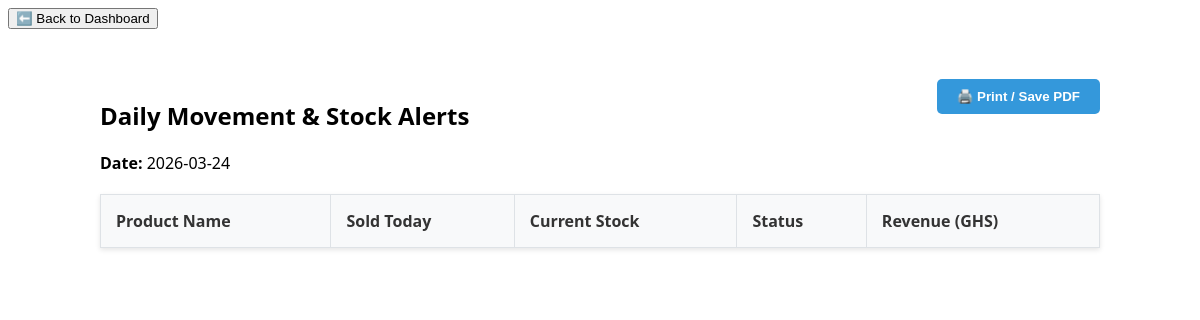
/reports/daily_items (signed in), run on an earlier commit of the app's database.
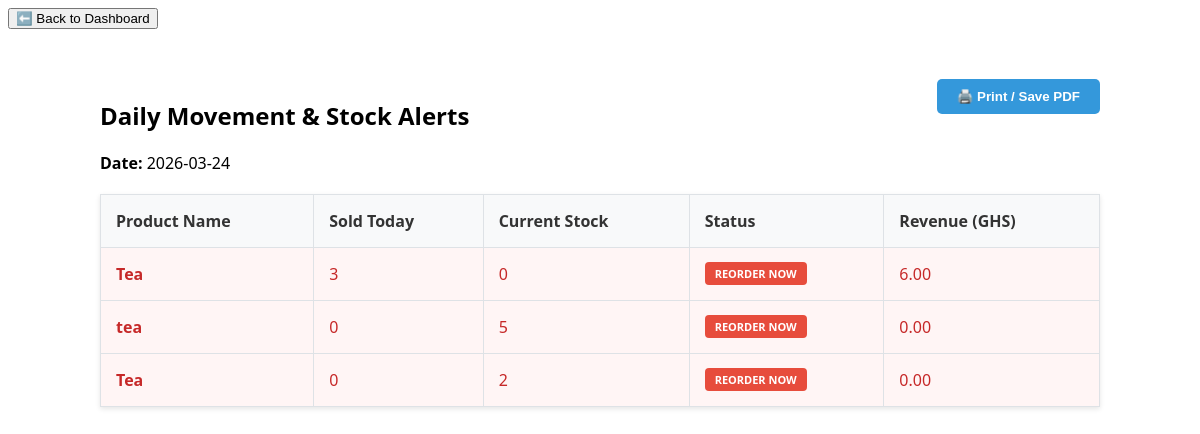
And on a later commit of the database.
### tables this page shows
CREATE TABLE products (
            id INTEGER PRIMARY KEY AUTOINCREMENT, 
            name TEXT NOT NULL,
            category TEXT DEFAULT 'General', 
            sell_price REAL NOT NULL, 
            quantity INTEGER NOT NULL CHECK(quantity >= 0),
            is_active INTEGER DEFAULT 1,
            min_stock_level INTEGER DEFAULT 5,
            date_added DATETIME DEFAULT CURRENT_TIMESTAMP);

### app.py (the view)
@app.route('/reports/daily_items')
@admin_required
def daily_items_report():
    target_date = request.args.get('date', datetime.now().strftime('%Y-%m-%d'))
    db = get_db()
    report_data = db.execute('''
        SELECT
            p.name,
            p.quantity,
            p.min_stock_level,
            SUM(s.quantity) as total_sold,
            SUM(s.total_price) as revenue
        FROM products p
        LEFT JOIN sales s ON p.id = s.product_id AND DATE(s.timestamp) = ?
        GROUP BY p.id
        HAVING total_sold > 0 OR p.quantity <= p.min_stock_level
        ORDER BY (p.quantity <= p.min_stock_level) DESC, total_sold DESC
    ''', (target_date,)).fetchall()
    return render_template('daily_items.html', items=report_data, date=target_date)

### app.py (called while the page is built)
def get_db():
    if 'db' not in g:
        g.db = sqlite3.connect(DATABASE)
        g.db.row_factory = sqlite3.Row
        g.db.execute("PRAGMA foreign_keys = ON")
    return g.db

@app.teardown_appcontext
def close_connection(exception):
    db = g.pop('db', None)
    if db is not None:
        db.close()

def admin_required(f):
    @wraps(f)
    def decorated_function(*args, **kwargs):
        if session.get('role') != 'Admin':
            flash("Unauthorized! Admin rights required.")
            return redirect(url_for('dashboard'))
        return f(*args, **kwargs)
    return decorated_function

### templates/daily_items.html (shortened to what this page needs)
<div style="margin-bottom: 20px; display: flex; justify-content: space-between; align-items: center;">
    <button onclick="window.location.href='/dashboard'" class="btn-back">
        ⬅️ Back to Dashboard
    </button>
</div>
<div class="report-container">
    <button onclick="window.print()" class="btn-print">🖨️ Print / Save PDF</button>
    <h2>Daily Movement & Stock Alerts</h2>
    <p><strong>Date:</strong> {{ date }}</p>
    <table class="report-table">
        <thead>
            <tr>
                <th>Product Name</th>
                <th>Sold Today</th>
                <th>Current Stock</th>
                <th>Status</th>
                <th>Revenue (GHS)</th>
            </tr>
        </thead>
        <tbody>
            {% for item in items %}
            <tr class="{{ 'stock-critical' if item.quantity <= item.min_stock_level else '' }}">
                <td><strong>{{ item.name }}</strong></td>
                <td>{{ item.total_sold or 0 }}</td>
                <td>{{ item.quantity }}</td>
                <td>
                    {% if item.quantity <= item.min_stock_level %}
                        <span class="badge-reorder">REORDER NOW</span>
                    {% else %}
                        <span class="badge-ok">✓ OK</span>
                    {% endif %}
                </td>
                <td>{{ "{:,.2f}".format(item.revenue or 0) }}</td>
            </tr>
            {% endfor %}
        </tbody>
    </table>
</div>

What changed in the data, as far as the page shows it:
added products: name "Tea", total_sold "3", quantity "0", min_stock_level "REORDER NOW", revenue "6.00"
added products: name "tea", total_sold "0", quantity "5", min_stock_level "REORDER NOW", revenue "0.00"
added products: name "Tea", total_sold "0", quantity "2", min_stock_level "REORDER NOW", revenue "0.00"
